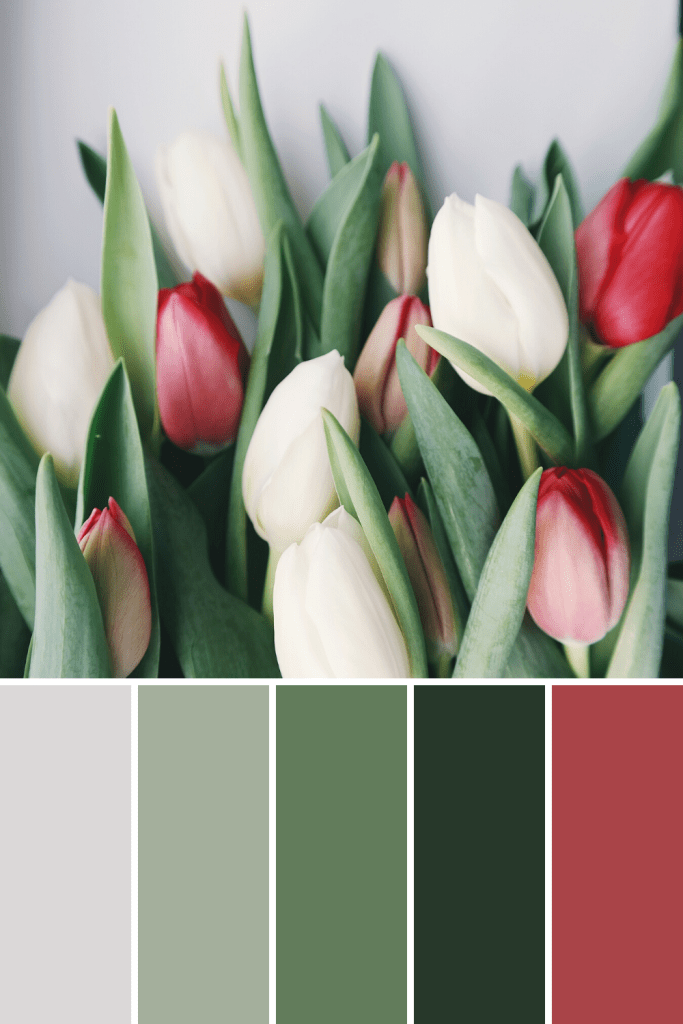
#> input picture dataset/spring_flowers.png, 683 x 1024 px, found by its file name
$ jupyter execute --allow-errors neural_network_study.ipynb
#> lines starting #> are read from the running program, lines starting #| are printed output that depends on the picture
# CNN

[cell 1]
import matplotlib.pyplot as plt
import numpy as np

[cell 2]
from PIL import Image
import requests
from io import BytesIO

[cell 3]
img = Image.open("spring_flowers.png")
#> img is the input picture: PIL image 683x1024 P; mean R, G, B 149.5, 146.3, 134.7

[cell 4]
width, height = img.size
#> width = 683; height = 1024

new_height = 679

left = 0
top = 0
right = width
#> right = 683
bottom = new_height

cropped_img = img.crop((left, top, right, bottom))
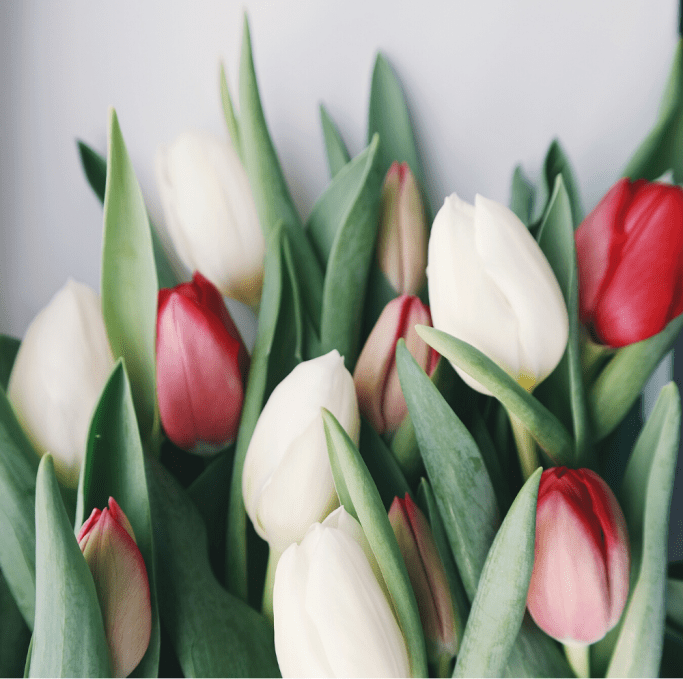
#> cropped_img: PIL image 683x679 P; mean R, G, B 152, 151.9, 140.5

plt.imshow(cropped_img)

[cell 5]
import tensorflow as tf

[cell 6]
# convert to RGB
rgb_image = cropped_img.convert(mode='RGB')
# convert Image object to Numpy array
reshaped_image = np.array(rgb_image)
reshaped_image

[cell 7]
image = reshaped_image
print('Dimensions: ', image.shape)
#| Dimensions:  (679, 683, 3)

[cell 8]
ax = plt.axes(xticks=[], yticks=[])
ax.imshow(image)

[cell 9]
images = []
images.append(image)

# Pre-process Images

[cell 10]
import cv2

[cell 11]
processed_images = []
for img in images:
    processed_images.append(cv2.resize(img, (224, 224)))
#> this loop made 1 pass
#> after the loop, processed_images = 1 item
processed_images = np.array(processed_images)

Check pre-processed images

[cell 12]
for image in processed_images:
  print('Dimensions: ', image.shape)

processed_images


$ run again, with dataset/spring_bird.png copied over dataset/spring_flowers.png
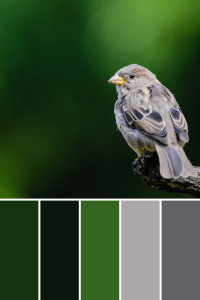
#> input picture dataset/spring_bird.png, 200 x 300 px, found by its file name
#> img is the input picture: PIL image 200x300 P; mean R, G, B 57.3, 78.6, 50.6
#> `cropped_img = img.crop((left, top, right, bottom))`:
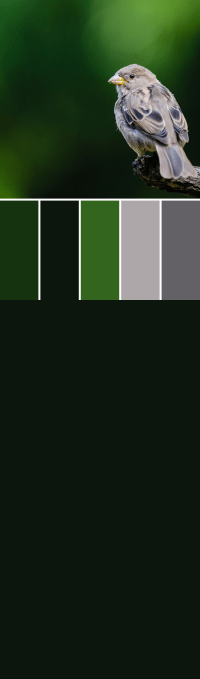
#> cropped_img: PIL image 200x679 P; mean R, G, B 32.6, 47, 29.1
#| Dimensions:  (679, 200, 3)
#> the loop `for img in images:` made 1 pass
#> after the loop `for img in images:`: processed_images = 1 item
#> the loop `for image in processed_images:` made 1 pass
#| Dimensions:  (224, 224, 3)

$ run again, with dataset/spring_leaves.png copied over dataset/spring_flowers.png
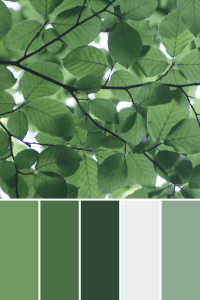
#> input picture dataset/spring_leaves.png, 200 x 300 px, found by its file name
#> img is the input picture: PIL image 200x300 P; mean R, G, B 104.7, 136.6, 100.1
#> `cropped_img = img.crop((left, top, right, bottom))`:
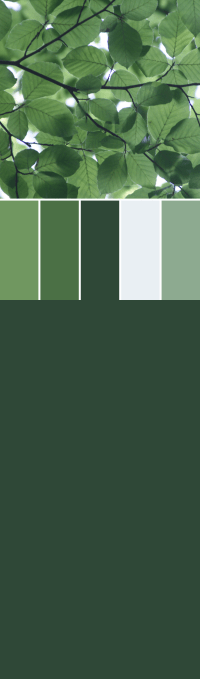
#> cropped_img: PIL image 200x679 P; mean R, G, B 72.5, 100.5, 74.9
#| Dimensions:  (679, 200, 3)
#> the loop `for img in images:` made 1 pass
#> after the loop `for img in images:`: processed_images = 1 item
#> the loop `for image in processed_images:` made 1 pass
#| Dimensions:  (224, 224, 3)

$ run again, with dataset/spring_leaves2.png copied over dataset/spring_flowers.png
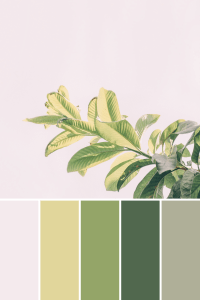
#> input picture dataset/spring_leaves2.png, 200 x 300 px, found by its file name
#> img is the input picture: PIL image 200x300 P; mean R, G, B 209.4, 206.1, 189.4
#> `cropped_img = img.crop((left, top, right, bottom))`:
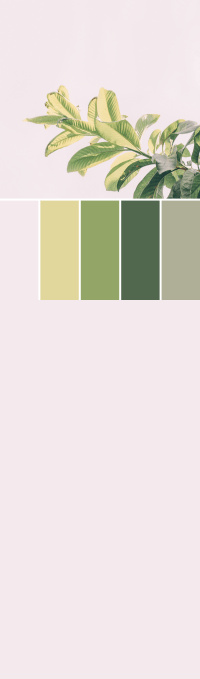
#> cropped_img: PIL image 200x679 P; mean R, G, B 228.7, 221.7, 216
#| Dimensions:  (679, 200, 3)
#> the loop `for img in images:` made 1 pass
#> after the loop `for img in images:`: processed_images = 1 item
#> the loop `for image in processed_images:` made 1 pass
#| Dimensions:  (224, 224, 3)
